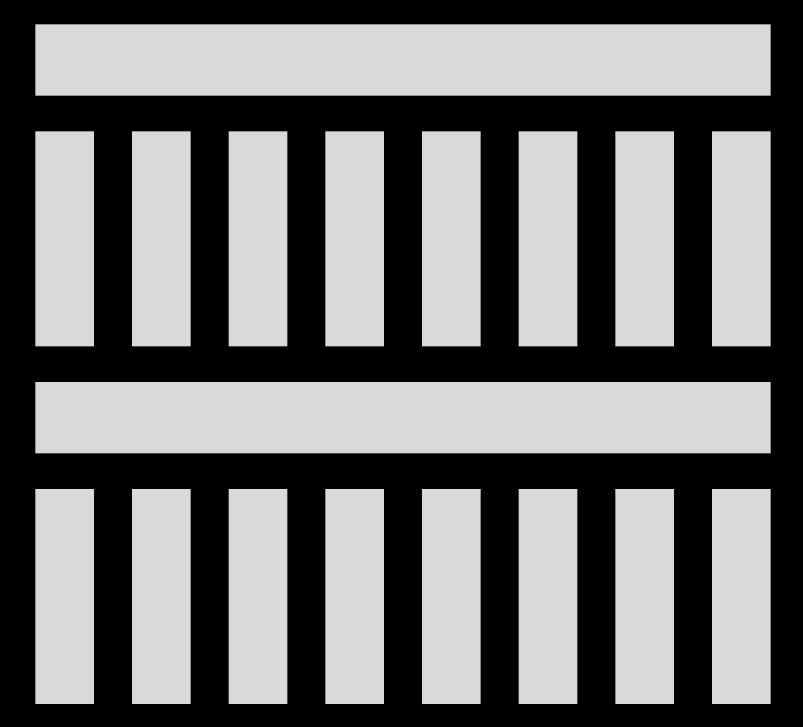
#> input picture assets/Frame.png, 2409 x 2179 px (shown at 1/3 size)
$ python generate_favicons.py
#> lines starting #> are read from the running program, lines starting #| are printed output that depends on the picture; after the words box and inside, x2 and y2 are one past the last pixel; in counts of white or black regions, pixels touching at a corner belong together
"""Regenerate the landing-page's favicons and brand mark from ../assets/Frame.png.

    pip install pillow
    python landing-page/tool/generate_favicons.py        # run from the repo root

Frame.png is a flat mark exported on a solid black canvas (no real alpha) - the
near-black background is keyed out to transparency, matching how the same
source is turned into the Flutter launcher icon (../frontend/tool/generate_app_icons.py)
and the admin-dashboard's favicons (../admin-dashboard/tool/generate_favicons.py),
so the mark reads the same way across all three deployables.

Writes:
* src/app/favicon.ico     - multi-resolution (16/32/48), Next.js's App Router
                             auto-serves this at /favicon.ico.
* public/favicon-16x16.png, favicon-32x32.png, apple-touch-icon.png,
  android-chrome-192x192.png, android-chrome-512x512.png
                             - the static favicon set referenced by the explicit
                               `icons` block in src/app/layout.tsx and by
                               src/app/manifest.ts.
* public/mstile-70x70.png, mstile-150x150.png, mstile-310x310.png,
  mstile-310x150.png        - Windows tiles referenced by public/browserconfig.xml.
* public/images/brand-mark-ink.png    - dark silhouette on transparent ground,
                               for use directly on the page's light background
                               (Header.tsx, next to the "Miravelt" wordmark).
* public/images/brand-mark-light.png  - light silhouette on transparent ground,
                               for use inside a dark badge (Footer.tsx).
"""

import os

from PIL import Image

REPO_ROOT = os.path.dirname(os.path.dirname(os.path.dirname(os.path.abspath(__file__))))
SOURCE = os.path.join(REPO_ROOT, "assets", "Frame.png")
LANDING_DIR = os.path.join(REPO_ROOT, "landing-page")
APP_DIR = os.path.join(LANDING_DIR, "src", "app")
PUBLIC_DIR = os.path.join(LANDING_DIR, "public")
IMAGES_DIR = os.path.join(PUBLIC_DIR, "images")

BACKGROUND = (2, 3, 3)  # #020203 - BRAND_INK, also the msapplication-TileColor
MARK_INK = (2, 3, 3)  # #020203 - BRAND_INK, silhouette for use on light ground
MARK_LIGHT = (242, 242, 242)  # #f2f2f2 - BRAND_BACKGROUND, silhouette for use on dark ground
SCALE = 0.72  # fraction of the canvas the artwork's longest side occupies


def _key_out_black(img, threshold=16):
    mask = img.convert("L").point(lambda p: 0 if p <= threshold else 255)
    img.putalpha(mask)
    return img


def load_artwork():
    art = Image.open(SOURCE).convert("RGBA")
#> art is the input picture: PIL image 2409x2179 RGBA; mean R, G, B, A 114.1, 114.1, 114.1, 255
    if art.getchannel("A").getextrema() == (255, 255):
        art = _key_out_black(art)
#> in _key_out_black, `mask = img.convert("L").point(lambda p: 0 if p <= threshold else 255)`:
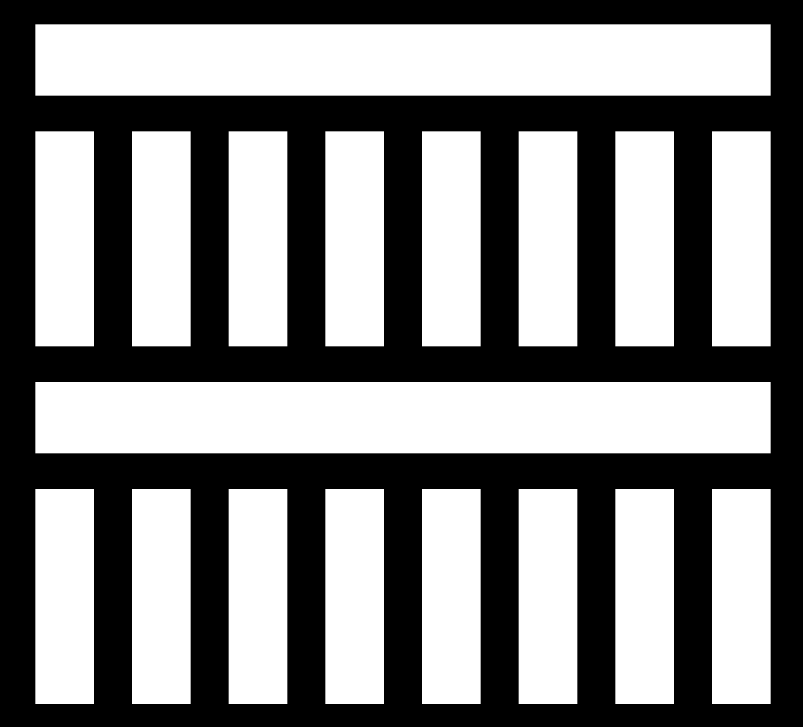
#> mask: PIL image 2409x2179 L (shown at 1/3 size); 52.6% white; 1 black region, box (x1, y1, x2, y2) and area: (0, 0, 2409, 2179) 2488723
#> in _key_out_black, `img.putalpha(mask)`:
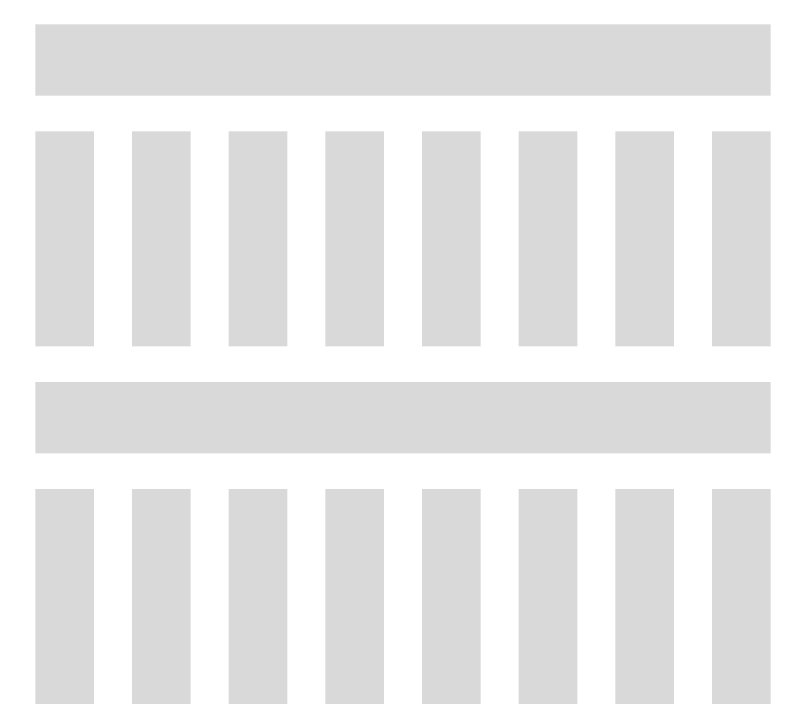
#> img: PIL image 2409x2179 RGBA (shown at 1/3 size); mean R, G, B, A 114.1, 114.1, 114.1, 134.1; transparent parts drawn white
    return art.crop(art.getbbox())


def resized(art, target_long_side):
    ratio = target_long_side / max(art.size)
    return art.resize(
        (max(1, round(art.width * ratio)), max(1, round(art.height * ratio))),
        Image.LANCZOS,
    )


def render(art, width, height=None, rgba=False):
    height = height or width
    target = max(1, round(min(width, height) * SCALE))
    piece = resized(art, target)
    canvas = Image.new("RGBA", (width, height), BACKGROUND + (255,))
    canvas.alpha_composite(
        piece, ((width - piece.width) // 2, (height - piece.height) // 2)
    )
    return canvas if rgba else canvas.convert("RGB")


def render_silhouette(art, size, color):
    """Solid-`color` mark on a transparent square, sized to fit `size`."""
    piece = resized(art, max(1, round(size * SCALE)))
    solid = Image.new("RGBA", piece.size, color + (255,))
    solid.putalpha(piece.getchannel("A"))
    canvas = Image.new("RGBA", (size, size), (0, 0, 0, 0))
    canvas.alpha_composite(solid, ((size - piece.width) // 2, (size - piece.height) // 2))
    return canvas


def write_png(image, path):
    os.makedirs(os.path.dirname(path), exist_ok=True)
    image.save(path, "PNG", optimize=True)
    print(f"  {os.path.relpath(path, REPO_ROOT)}")


if __name__ == "__main__":
    artwork = load_artwork()
    print(f"source {os.path.relpath(SOURCE, REPO_ROOT)} cropped to {artwork.size}")
#| source assets/Frame.png cropped to (2206, 2039)

    print("app router auto-icon:")
    # ICO frames must be RGBA - Next/Turbopack's decoder rejects RGB PNG frames.
    render(artwork, 48, rgba=True).save(
        os.path.join(APP_DIR, "favicon.ico"),
        sizes=[(16, 16), (32, 32), (48, 48)],
    )
    print(f"  {os.path.relpath(os.path.join(APP_DIR, 'favicon.ico'), REPO_ROOT)}")

    print("static favicon set:")
    write_png(render(artwork, 16), os.path.join(PUBLIC_DIR, "favicon-16x16.png"))
    write_png(render(artwork, 32), os.path.join(PUBLIC_DIR, "favicon-32x32.png"))
    write_png(render(artwork, 180), os.path.join(PUBLIC_DIR, "apple-touch-icon.png"))
    write_png(render(artwork, 192), os.path.join(PUBLIC_DIR, "android-chrome-192x192.png"))
    write_png(render(artwork, 512), os.path.join(PUBLIC_DIR, "android-chrome-512x512.png"))

    print("windows tiles:")
    write_png(render(artwork, 70), os.path.join(PUBLIC_DIR, "mstile-70x70.png"))
    write_png(render(artwork, 150), os.path.join(PUBLIC_DIR, "mstile-150x150.png"))
    write_png(render(artwork, 310), os.path.join(PUBLIC_DIR, "mstile-310x310.png"))
#> in resized (call 9), `return art.resize( (max(1, round(art.width * ratio)), max(1, round(art..`:
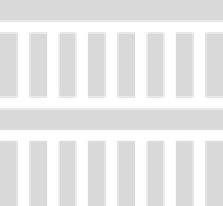
#> returned value: PIL image 223x206 RGBA; mean R, G, B, A 155.4, 155.4, 155.4, 156.5; transparent parts drawn white
    write_png(render(artwork, 310, 150), os.path.join(PUBLIC_DIR, "mstile-310x150.png"))
#> in render (call 10), `canvas.alpha_composite( piece, ((width - piece.width) // 2, (height - ..`:
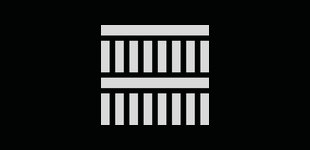
#> canvas: PIL image 310x150 RGBA; mean R, G, B, A 33, 33.8, 33.8, 255

    print("brand mark (header/footer):")
    write_png(render_silhouette(artwork, 128, MARK_INK), os.path.join(IMAGES_DIR, "brand-mark-ink.png"))
#> in render_silhouette, `solid.putalpha(piece.getchannel("A"))`:
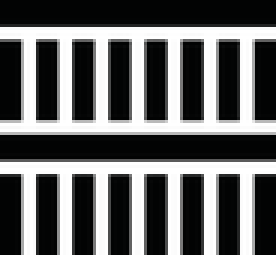
#> solid: PIL image 92x85 RGBA (shown 3 times larger); mean R, G, B, A 2, 3, 3, 156.3; transparent parts drawn white
#> in render_silhouette, `canvas = Image.new("RGBA", (size, size), (0, 0, 0, 0))`: canvas: PIL image 128x128 RGBA; every value is 0
#> in render_silhouette, `canvas.alpha_composite(solid, ((size - piece.width) // 2, (size - piec..`:
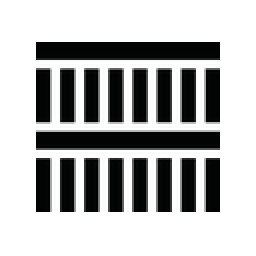
#> canvas: PIL image 128x128 RGBA (shown 2 times larger); mean R, G, B, A 0.8, 1.2, 1.2, 74.6; transparent parts drawn white
    write_png(render_silhouette(artwork, 128, MARK_LIGHT), os.path.join(IMAGES_DIR, "brand-mark-light.png"))
#> call 2 of render_silhouette, with size = 128, color = (242, 242, 242)
#> in render_silhouette (call 2), `solid.putalpha(piece.getchannel("A"))`:
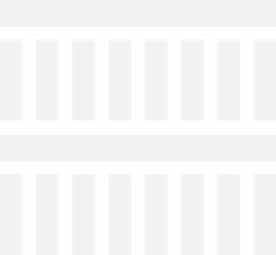
#> solid: PIL image 92x85 RGBA (shown 3 times larger); mean R, G, B, A 242, 242, 242, 156.3; transparent parts drawn white
